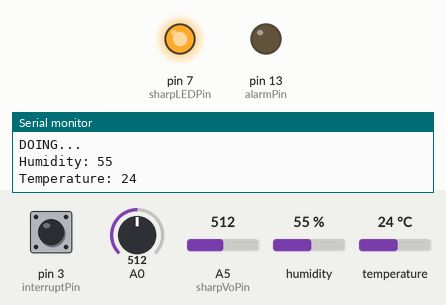
The sketch below on a simulated Arduino Uno, built with avr-gcc and run on an emulated ATmega328P. Parts: output pins drawn as LEDs (lit = HIGH), the last lines printed to the serial monitor. Inputs (shaded band) come from the test bench; at power-on: pin 3 (interruptPin) LOW, A0 = 512, A5 (sharpVoPin) = 512, humidity 55 %, temperature 24 °C. No radio packets arrive unless stated.

Above: at 6.1 s.
At 11.05 s:
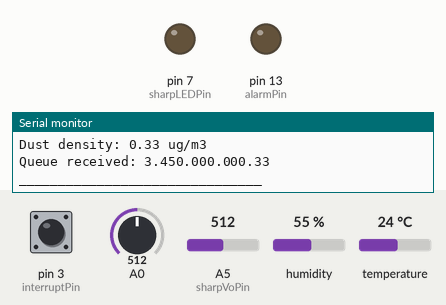
Timing chart, 0 to 13.9 s (numbered marks = the images above):
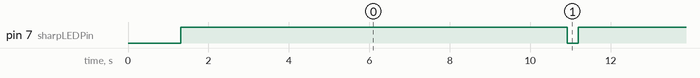

Measured:
- by itself, pin 7 (sharpLEDPin): alternates HIGH for 9.6 s and LOW for 0.27 s

The sketch:

ALL_End_Node.ino
```cpp
#include <Arduino_FreeRTOS.h>
#include <queue.h>
#include <semphr.h>
#include <dht11.h>
#include <SPI.h>
#include <LoRa.h>
#include <string.h>

dht11 DHT;
#define DHT11_PIN 4
#define alarmPin 13
#define interruptPin 3
#define USE_AVG
#define sharpLEDPin  7   //sensor LED.
#define sharpVoPin   A5   //sensor Vo.
#define N 100
static unsigned long VoRawTotal = 0;
static int VoRawCount = 0;
static float Voc = 0.6;
const float K = 0.5;

const TickType_t xTicksToWait = 100 / portTICK_PERIOD_MS;


SemaphoreHandle_t xSerialSemaphore;
SemaphoreHandle_t xBinarySemaphore;

QueueHandle_t xQueue;
QueueHandle_t xQueue2;


void TaskDHT11( void *pvParameters );
void TaskMQ9( void *pvParameters );
void TaskDUST( void *pvParameters );
void TaskLORA( void *pvParameters);
void TaskAlarm(void *pvParameters);
// void TaskLCD( void *pvParameters );
void TaskDEBUG( void *pvParameters );

static void vHandlerTask( void *pvParameters );
static void vExampleInterruptHandler( void );
boolean state = false;
void setup() {
  pinMode(sharpLEDPin, OUTPUT);

  Serial.begin(9600);
  pinMode(9, OUTPUT);
  LoRa.setPins(53, 9, 2);
  vSemaphoreCreateBinary( xBinarySemaphore );

  pinMode(alarmPin, OUTPUT);
  pinMode(interruptPin, INPUT);
  attachInterrupt(digitalPinToInterrupt(interruptPin), vExampleInterruptHandler, CHANGE);

  //SPI.beginTransaction(SPISettings(8000000, MSBFIRST, SPI_MODE0));  Serial.println("LoRa Sender");

  while (!Serial);

  if ( xSerialSemaphore == NULL )
  {
    xSerialSemaphore = xSemaphoreCreateMutex();
      xSemaphoreGive( ( xSerialSemaphore ) );
  }

  if (!LoRa.begin(433E6)) {
    Serial.println("Starting LoRa failed!");
    while (1);
  }
  delay(1000);

  LoRa.setSpreadingFactor(8);
  LoRa.setSignalBandwidth(62.5E3);
  LoRa.crc();

  xQueue = xQueueCreate( 3, sizeof( float ) );
  xQueue2 = xQueueCreate( 1, sizeof( float ) );

  if ( xQueue != NULL ) {
    xTaskCreate(
      TaskMQ9
      ,  (const portCHAR *) "ReadMQ9"
      ,  200
      ,  NULL
      ,  1
      ,  NULL );

    xTaskCreate(
      TaskDHT11
      ,  (const portCHAR *)"ReadDHT11"
      ,  200
      ,  NULL
      ,  2
      ,  NULL );
    xTaskCreate(
      TaskDUST
      ,  (const portCHAR *) "ReadDustSensor"
      ,  1000
      ,  NULL
      ,  3
      ,  NULL );

    xTaskCreate(
      TaskLORA
      ,  (const portCHAR *) "Lora"
      ,  200
      ,  NULL
      ,  4
      ,  NULL );
    xTaskCreate(  vHandlerTask, "Handler", 200, NULL, 5, NULL ); // ISR
    }
  else
  {
    /* The queue could not be created. */
  }
}

void loop()
{
}


void TaskDHT11( void *pvParameters  )
{
  TickType_t xLastWakeTime;
  portBASE_TYPE xStatus;
  xLastWakeTime = xTaskGetTickCount();
  for (;;)
  {
    int chk = DHT.read(DHT11_PIN);

    // lcd.setCursor(13,0);
    // lcd.print(DHT.temperature);
    // lcd.setCursor(13,1);
    // lcd.print(DHT.humidity);
    if ( xSemaphoreTake( xSerialSemaphore, ( TickType_t ) 5 ) == pdTRUE )
    {
      switch (chk) {
        case DHTLIB_OK:
          Serial.println("DOING...\t");
          break;
        case DHTLIB_ERROR_CHECKSUM:
          Serial.println("Checksum error,\t");
          break;
        case DHTLIB_ERROR_TIMEOUT:
          Serial.println("Time out error,\t");
          break;
        default:
          Serial.println("Unknown error,\t");
          break;
      }
      // Serial.print("xLastWakeTime DHT: ");
      // Serial.println(xLastWakeTime);
      Serial.print("Humidity: ");
      Serial.println(DHT.humidity);
      Serial.print("Temperature: ");
      Serial.println(DHT.temperature);
      xStatus = xQueueSendToBack( xQueue, &DHT.humidity, 0 );
      xStatus = xQueueSendToBack( xQueue, &DHT.temperature, 0 );
      if ( xStatus != pdPASS ) Serial.println( "Could not send to the queue" );

      xSemaphoreGive( xSerialSemaphore );
    }
    vTaskDelayUntil( &xLastWakeTime, 625 );
  }
}

void TaskMQ9( void *pvParameters  )
{
  TickType_t xLastWakeTime;
  portBASE_TYPE xStatus;
  xLastWakeTime = xTaskGetTickCount();
  for (;;)
  {
    float sensor_volt;
    float RS_gas; // Get value of RS in a GAS
    float ratio; // Get ratio RS_GAS/RS_air
    int sensorValue = analogRead(A0);
    sensor_volt = (float)sensorValue / 1024 * 5.0;
    RS_gas = (5.0 - sensor_volt) / sensor_volt; // omit *RL
    ratio = RS_gas/0.29;
    if ( xSemaphoreTake( xSerialSemaphore, ( TickType_t ) 5 ) == pdTRUE )
    {

      Serial.print("CO = ");
      Serial.print(ratio);
      Serial.print("\t");
      Serial.println(sensor_volt);

      xStatus = xQueueSendToBack( xQueue, &ratio, 0 );
      if( xStatus != pdPASS ) Serial.println( "Could not send to the queue" );

      xSemaphoreGive( xSerialSemaphore );
    }
    vTaskDelayUntil( &xLastWakeTime, 625 );

  }
}

void TaskDUST( void *pvParameters )
{
  TickType_t xLastWakeTime;
  xLastWakeTime = xTaskGetTickCount();
  portBASE_TYPE xStatus;
  for (;;) {
    digitalWrite(sharpLEDPin, LOW);
    vTaskDelay( 280 / portTICK_PERIOD_MS );
    int VoRaw = analogRead(sharpVoPin);
    digitalWrite(sharpLEDPin, HIGH);
    vTaskDelay( 9620 / portTICK_PERIOD_MS );
    float Vo = VoRaw;
    Vo = Vo / 1024.0 * 5.0; // VOTLS :))
    float dustDensity = 0.17 * Vo - 0.1;
    if ( dustDensity < 0)
    {
      dustDensity = 0.00;
    }

    if ( xSemaphoreTake( xSerialSemaphore, ( TickType_t ) 5 ) == pdTRUE )
    {
      Serial.print("Dust density: ");
      Serial.print(dustDensity);
      Serial.println(" ug/m3");

      xStatus = xQueueSendToBack( xQueue2, &dustDensity, 0 );
      xSemaphoreGive( xSerialSemaphore );
    }
  }
}

void TaskDEBUG( void *pvParameters )
{
  TickType_t xLastWakeTime;
  xLastWakeTime = xTaskGetTickCount();
  for (;;)
  {
    if ( xSemaphoreTake( xSerialSemaphore, ( TickType_t ) 5 ) == pdTRUE )
    {
      xSemaphoreGive( xSerialSemaphore );
    }
    vTaskDelayUntil( &xLastWakeTime, ( 10000 / portTICK_PERIOD_MS ) );
  }
}

void TaskLORA( void *pvParameters)
{
  String dataPackage = "";
  float h, t, c, dust;
  char* arrData;
  portBASE_TYPE xStatus;
  for (;;)
  {
    if ( xSemaphoreTake( xSerialSemaphore, ( TickType_t ) 5 ) == pdTRUE )
    {

      if ( uxQueueMessagesWaiting (xQueue) == 3 && uxQueueMessagesWaiting (xQueue2) == 1) {
        xStatus = xQueueReceive( xQueue, &h, 0 );
        LoRa.beginPacket();
        LoRa.print('1');
        LoRa.print('\n');
        LoRa.print(h);
        LoRa.print('\n');
        xStatus = xQueueReceive( xQueue, &t, 0 );
        LoRa.print(t);
        LoRa.print('\n');
        xStatus = xQueueReceive( xQueue, &c, 0 );
        LoRa.print(c);
        LoRa.print('\n');
        xStatus = xQueueReceive( xQueue2, &dust, 0 );
        LoRa.print(dust);
        LoRa.print('\n');
        LoRa.endPacket();

        Serial.print("\nQueue received: ");
        Serial.print(h);
        Serial.print(t);
        Serial.print(c);
        Serial.println(dust);
        Serial.println("_______________________________");
      }
      xSemaphoreGive( xSerialSemaphore );
    }
    vTaskDelay( 1000 / portTICK_PERIOD_MS );
  }
}

static void vHandlerTask( void *pvParameters )
{
  xSemaphoreTake( xBinarySemaphore, 0);

  for( ;; )
  {
    xSemaphoreTake( xBinarySemaphore, portMAX_DELAY );
    if(state){
        LoRa.beginPacket();
        LoRa.print('0');
        LoRa.endPacket();
        state = false;
    }
  }
}

static void  vExampleInterruptHandler( void ){
  portBASE_TYPE xHigherPriorityTaskWoken;
  xHigherPriorityTaskWoken = pdFALSE;

  xSemaphoreGiveFromISR( xBinarySemaphore, (signed portBASE_TYPE*)&xHigherPriorityTaskWoken );

  if( xHigherPriorityTaskWoken == pdTRUE )
  {
    state = true;
    vPortYield();
  }
}
```
